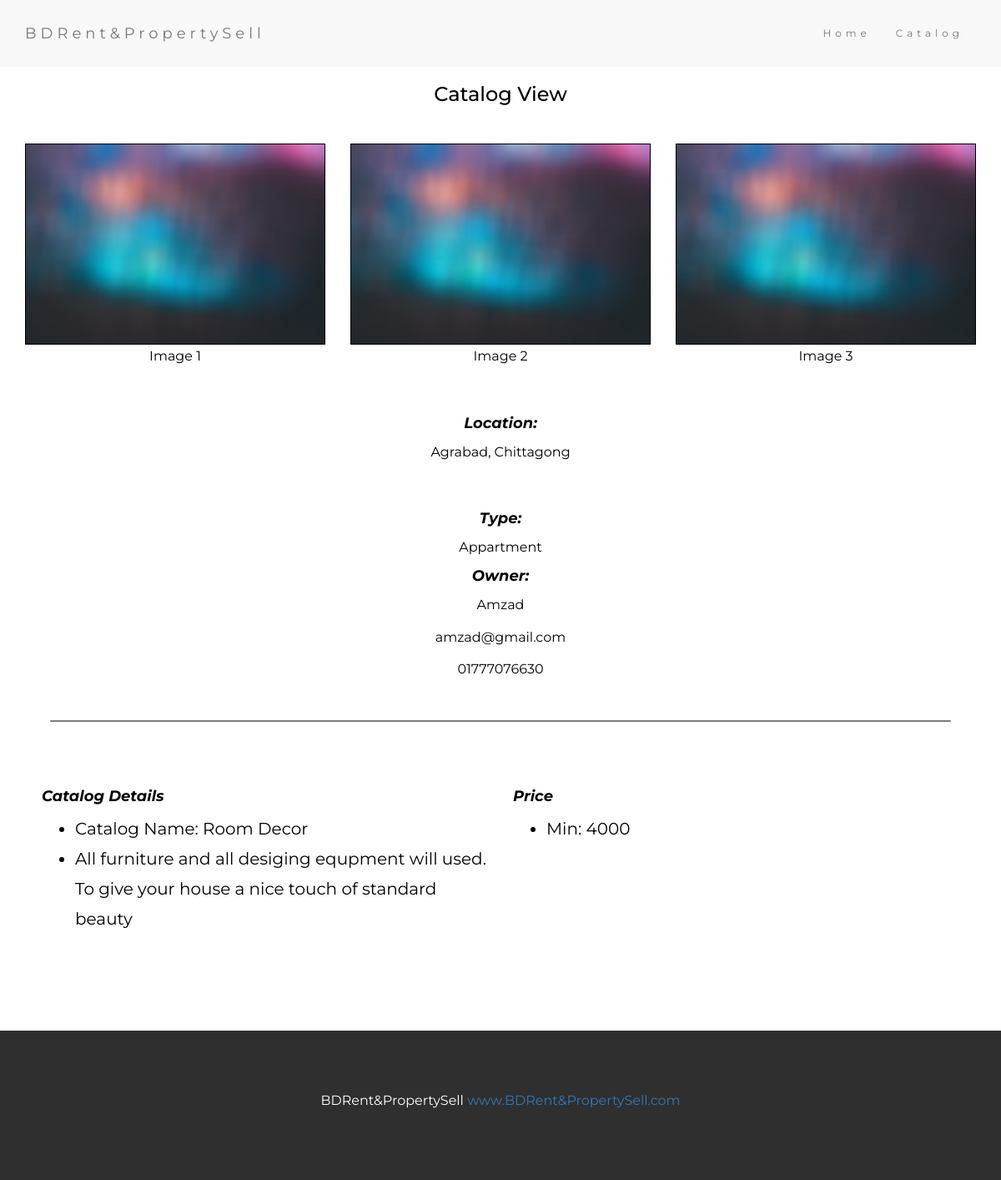
The app's page /indx_catalog_view.php?id=4 with its own data.
### tables this page shows
CREATE TABLE `catalog` (
  `cid` int(11) NOT NULL,
  `c_name` varchar(255) DEFAULT NULL,
  `c_detail` text DEFAULT NULL,
  `url1` varchar(255) DEFAULT NULL,
  `url2` varchar(255) DEFAULT NULL,
  `url3` varchar(255) DEFAULT NULL,
  `c_oid` int(11) DEFAULT NULL,
  `c_type` varchar(255) DEFAULT NULL,
  `c_price` int(255) DEFAULT NULL
);

CREATE TABLE `userinfo` (
  `id` int(11) NOT NULL,
  `username` varchar(255) NOT NULL,
  `email` varchar(255) DEFAULT NULL,
  `address` varchar(255) DEFAULT NULL,
  `phn` varchar(255) DEFAULT NULL,
  `typ` varchar(255) DEFAULT NULL,
  `pass` varchar(255) DEFAULT NULL,
  `c_pass` varchar(255) DEFAULT NULL,
  `ulr` varchar(250) DEFAULT NULL,
  `qs` varchar(255) DEFAULT NULL,
  `ans` varchar(255) DEFAULT NULL
);

### indx_catalog_view.php (the view, shortened to what this page needs)
<?php
require "db.php";
$c_id=$_GET['id'];
$query=mysqli_fetch_assoc(mysqli_query($con,"SELECT * FROM userinfo,catalog WHERE catalog.c_oid=userinfo.id AND cid=$c_id"));
?>
<!DOCTYPE html>
<html lang="en">
<head>
  <link rel="stylesheet" href="https://maxcdn.bootstrapcdn.com/bootstrap/3.4.1/css/bootstrap.min.css">
</head>
<body>
<nav class="navbar navbar-default">
  <div class="container">
    <div class="navbar-header">
      <a class="navbar-brand" href="#">BDRent&PropertySell</a>
    </div>
    <div class="collapse navbar-collapse" id="myNavbar">
      <ul class="nav navbar-nav navbar-right">
        <li><a href="index.php">Home</a></li>
        <li><a href="indx_property.php">Catalog</a></li>
      </ul>
    </div>
  </div>
</nav>
<div class="container text-center">
  <h3 id="text">Catalog View</h3><br>
  <div class="row">
    <div class="col-sm-4">
      <img src="blur.jpg" class="img-responsive" style="width:100%" alt="Image">
      <p id="text">Image 1</p>
    </div>
    <div class="col-sm-4">
      <img src="blur.jpg" class="img-responsive" style="width:100%" alt="Image">
      <p id="text">Image 2</p>
    </div>
    <div class="col-sm-4">
      <img src="blur.jpg" class="img-responsive" style="width:100%" alt="Image">
      <p>Image 3</p>
    </div>
  </div><br>
  <div class="row">
    <h4 id="text_style">Location:</h4>
    <p><?php echo $query["address"]?></p><br>
    <h4 id="text_style">Type:</h4>
    <p><?php echo $query["c_type"]?></p>
    <h4 id="text_style">Owner:</h4>
    <p><?php echo $query["username"]?></p>
    <p><?php echo $query["email"]?></p>
    <p><?php echo $query["phn"]?></p>
  </div>
</div><br>
<div style="border-bottom: 2px solid black; margin-left: 5%; margin-right: 5%; border-radius: 10px; opacity: 0.5;"></div>
<div class="container-fluid container-padding " style="height: 20%;">
    <div class="row">
    <div class="col-sm-6">
      <h4 id="text_style">Catalog Details</h4>
      <ul>
        <li>Catalog Name: <?php echo $query["c_name"]?></li>
        <li><?php echo $query["c_detail"]?></li>
      </ul>
    </div>
    <div class="col-sm-6">
      <h4 id="text_style">Price</h4>
      <ul>
        <li>Min: <?php echo $query["c_price"]?></li>
      </ul>
    </div>
  </div>
</div><br>
<footer class="container-fluid bg-4 text-center">
  <p>BDRent&PropertySell<a href=""> www.BDRent&PropertySell.com</a></p>
</footer>
</body>
</html>

### indx_catalog_view.php (style rules this page uses)
body { font: 20px Montserrat, sans-serif; line-height: 1.8; color: black; }
p { font-size: 16px; }
img { border: 1px solid black; }
.bg-4 { background-color: #2f2f2f; color: #fff; }
.container-fluid { padding-top: 70px; padding-bottom: 70px; }
.container-padding { padding-top: 70px; padding-bottom: 70px; padding-left: 50px; padding-right: 50px; }
.navbar { padding-top: 15px; padding-bottom: 15px; border: 0; border-radius: 0; margin-bottom: 0; font-size: 12px; letter-spacing: 5px; }
#text { color: black; }
#text_style { font-style: italic; font-weight: bold; }

### records on screen
catalog: c_oid.address "Agrabad, Chittagong", c_type "Appartment", c_oid.username "Amzad", c_oid.email "amzad@gmail.com", c_oid.phn "01777076630", c_name "Room Decor", c_detail "All furniture and all desiging equpment will used. To give your house a nice touch of standard beauty", c_price "4000"
